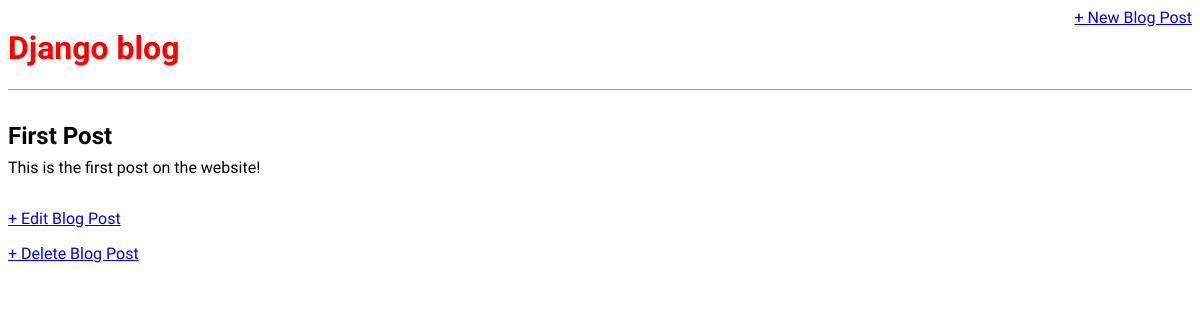
/post/1/, run on an earlier commit of the app's database.
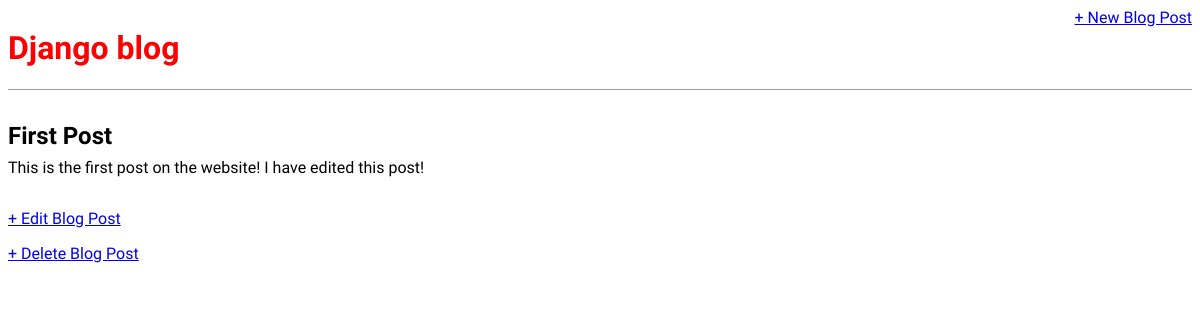
And on a later commit of the database.
### blog/models.py (models this page shows, shortened)
class Post(models.Model):
    title = models.CharField(max_length=200)
    author = models.ForeignKey(
        'auth.User',
        on_delete=models.CASCADE,
    )
    body = models.TextField()

### blog/views.py (the view)
# urls.py: path('post/<int:pk>/', BlogDetailView.as_view(), name='post_detail'),
class BlogDetailView(DetailView):
    model = Post
    template_name = 'post_detail.html'

### templates/post_detail.html
{% extends 'base.html' %}
{% block content %}
<div class="post-entry">
    <h2>{{ post.title }}</h2>
    <p>{{ post.body }}</p>
</div>
<p><a href="{% url 'post_edit' post.pk %}">+ Edit Blog Post</a></p>
<p><a href="{% url 'post_delete' post.pk %}">+ Delete Blog Post</a></p>
{% endblock content %}

What changed in the data, as far as the page shows it:
changed Post "First Post": body "This is the first post on the website!" → "This is the first post on the website! I have edited this post!"
